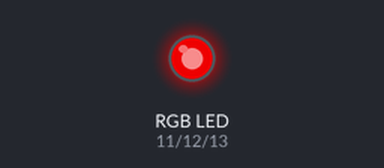
The sketch below on a simulated Arduino Uno, built with avr-gcc and run on an emulated ATmega328P. Parts: an RGB LED mixed from three pins (HIGH = lit).

Above: at 0.1 s.
Timing chart, 0 to 1.6 s (numbered marks = the images above):
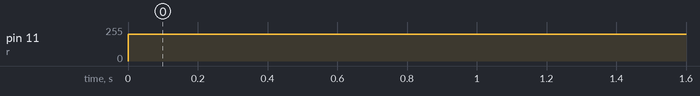

Measured:
- by itself, pin 11 (r): 0/255 → 200/255 at 0.00 s

The sketch:

three_legs.ino
```cpp
int r = 11;
int g = 12;
int b = 13;

void setup() {
  pinMode(r, OUTPUT);
  pinMode(g, OUTPUT);
  pinMode(b, OUTPUT);
}

void loop() {
  analogWrite(r, 200);  // r must be a PWM-capable pin
}
```
